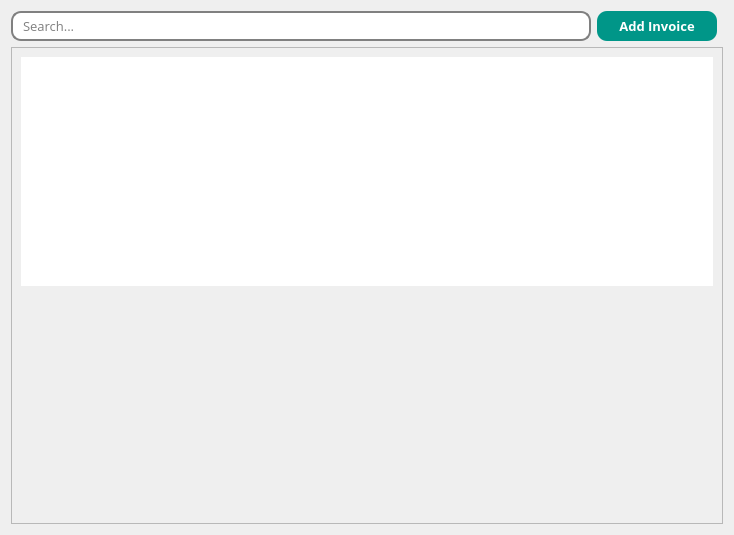
<?xml version="1.0" encoding="UTF-8"?>
<ui version="4.0">
 <class>Form</class>
 <widget class="QWidget" name="Form">
  <property name="geometry">
   <rect>
    <x>0</x>
    <y>0</y>
    <width>734</width>
    <height>535</height>
   </rect>
  </property>
  <property name="windowTitle">
   <string>Form</string>
  </property>
  <layout class="QGridLayout" name="gridLayout">
   <item row="1" column="0" colspan="2">
    <widget class="QScrollArea" name="scrollArea">
     <property name="font">
      <font>
       <family>Open Sans</family>
       <pointsize>10</pointsize>
       <stylestrategy>PreferAntialias</stylestrategy>
      </font>
     </property>
     <property name="widgetResizable">
      <bool>true</bool>
     </property>
     <widget class="QWidget" name="scrollAreaWidgetContents">
      <property name="geometry">
       <rect>
        <x>0</x>
        <y>0</y>
        <width>714</width>
        <height>479</height>
       </rect>
      </property>
      <layout class="QGridLayout" name="gridLayout_2">
       <item row="0" column="0">
        <widget class="QTableView" name="Invoicedisplay">
         <property name="font">
          <font>
           <family>Open Sans</family>
           <pointsize>10</pointsize>
           <stylestrategy>PreferAntialias</stylestrategy>
          </font>
         </property>
         <property name="frameShape">
          <enum>QFrame::NoFrame</enum>
         </property>
         <property name="frameShadow">
          <enum>QFrame::Sunken</enum>
         </property>
         <property name="midLineWidth">
          <number>9</number>
         </property>
         <property name="sizeAdjustPolicy">
          <enum>QAbstractScrollArea::AdjustToContents</enum>
         </property>
         <property name="showGrid">
          <bool>true</bool>
         </property>
         <property name="gridStyle">
          <enum>Qt::DashLine</enum>
         </property>
         <property name="sortingEnabled">
          <bool>true</bool>
         </property>
         <property name="wordWrap">
          <bool>true</bool>
         </property>
         <attribute name="horizontalHeaderMinimumSectionSize">
          <number>20</number>
         </attribute>
         <attribute name="horizontalHeaderDefaultSectionSize">
          <number>150</number>
         </attribute>
         <attribute name="horizontalHeaderHighlightSections">
          <bool>false</bool>
         </attribute>
         <attribute name="horizontalHeaderStretchLastSection">
          <bool>true</bool>
         </attribute>
         <attribute name="verticalHeaderCascadingSectionResizes">
          <bool>false</bool>
         </attribute>
         <attribute name="verticalHeaderDefaultSectionSize">
          <number>26</number>
         </attribute>
         <attribute name="verticalHeaderHighlightSections">
          <bool>true</bool>
         </attribute>
        </widget>
       </item>
       <item row="1" column="0">
        <spacer name="verticalSpacer">
         <property name="orientation">
          <enum>Qt::Vertical</enum>
         </property>
         <property name="sizeHint" stdset="0">
          <size>
           <width>20</width>
           <height>40</height>
          </size>
         </property>
        </spacer>
       </item>
      </layout>
     </widget>
    </widget>
   </item>
   <item row="0" column="0">
    <widget class="QWidget" name="widget" native="true">
     <property name="maximumSize">
      <size>
       <width>16777215</width>
       <height>30</height>
      </size>
     </property>
     <property name="font">
      <font>
       <family>Open Sans</family>
       <pointsize>10</pointsize>
       <stylestrategy>PreferAntialias</stylestrategy>
      </font>
     </property>
     <layout class="QHBoxLayout" name="horizontalLayout">
      <property name="leftMargin">
       <number>0</number>
      </property>
      <property name="topMargin">
       <number>0</number>
      </property>
      <property name="rightMargin">
       <number>0</number>
      </property>
      <property name="bottomMargin">
       <number>0</number>
      </property>
      <item>
       <widget class="QLineEdit" name="Searchbar">
        <property name="sizePolicy">
         <sizepolicy hsizetype="Expanding" vsizetype="Expanding">
          <horstretch>0</horstretch>
          <verstretch>0</verstretch>
         </sizepolicy>
        </property>
        <property name="font">
         <font>
          <family>Open Sans</family>
          <pointsize>10</pointsize>
          <stylestrategy>PreferAntialias</stylestrategy>
         </font>
        </property>
        <property name="styleSheet">
         <string notr="true">border: 2px solid gray;
 border-radius: 10px;
  padding: 0 8px;</string>
        </property>
        <property name="placeholderText">
         <string>Search...</string>
        </property>
       </widget>
      </item>
      <item>
       <widget class="QPushButton" name="addInvoice">
        <property name="sizePolicy">
         <sizepolicy hsizetype="Expanding" vsizetype="Expanding">
          <horstretch>0</horstretch>
          <verstretch>0</verstretch>
         </sizepolicy>
        </property>
        <property name="minimumSize">
         <size>
          <width>0</width>
          <height>0</height>
         </size>
        </property>
        <property name="maximumSize">
         <size>
          <width>120</width>
          <height>30</height>
         </size>
        </property>
        <property name="font">
         <font>
          <family>Open Sans</family>
          <pointsize>10</pointsize>
          <weight>75</weight>
          <bold>true</bold>
          <stylestrategy>PreferAntialias</stylestrategy>
         </font>
        </property>
        <property name="styleSheet">
         <string notr="true">color: rgb(255, 255, 255);
background-color:rgb(0,150,136);
border-radius:10</string>
        </property>
        <property name="text">
         <string>Add Invoice</string>
        </property>
       </widget>
      </item>
     </layout>
    </widget>
   </item>
  </layout>
 </widget>
 <resources/>
 <connections/>
</ui>
